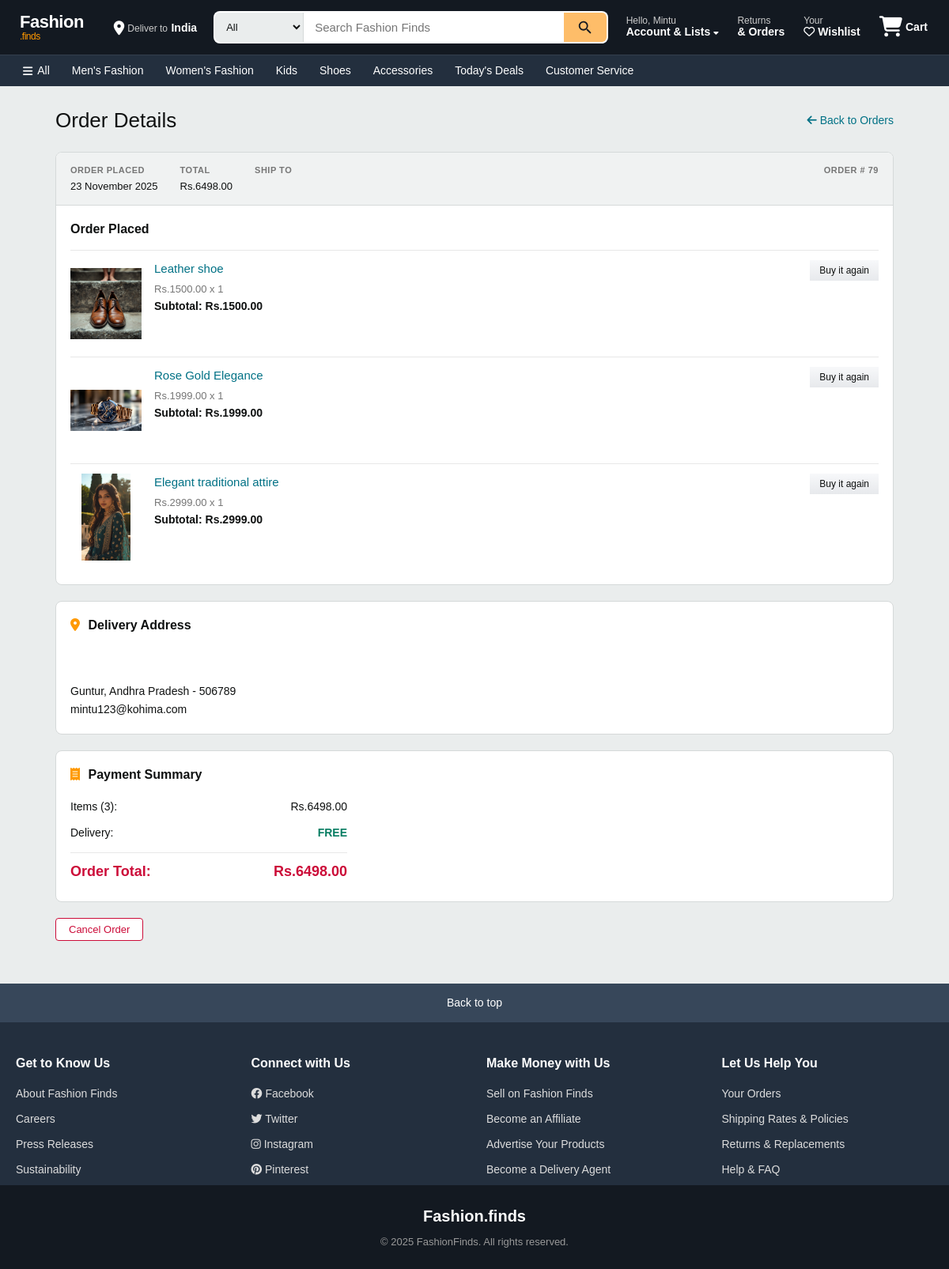
The app's page /order/79 (signed in) with its own data.
### app/models.py (models this page shows, shortened)
class User(db.Model, UserMixin):
    __tablename__ = 'users'
    id = db.Column(db.Integer, primary_key=True)
    name = db.Column(db.String(100), nullable=False)
    phone = db.Column(db.String(15), nullable=False)
    email = db.Column(db.String(100), unique=True, nullable=False)
    password = db.Column(db.String(255), nullable=False)
    address = db.Column(db.Text, nullable=False)
    state = db.Column(db.String(50), nullable=False)
    city = db.Column(db.String(50), nullable=False)
    pincode = db.Column(db.String(10), nullable=False)
    reset_token = db.Column(db.String(255), nullable=True)
    reset_token_expiry = db.Column(db.DateTime, nullable=True)
    approved = db.Column(db.Boolean, default=False)
    role = db.Column(db.String(10), nullable=False)

class Order(db.Model):
    __tablename__ = 'orders'
    id = db.Column(db.Integer, primary_key=True)
    user_id = db.Column(db.Integer, db.ForeignKey('users.id'), nullable=False)
    total_price = db.Column(db.Float, nullable=False)
    status = db.Column(db.String(50), nullable=False, default="Pending")  # ('Pending', 'Shipped', 'Delivered', 'Cancelled')
    order_date = db.Column(db.DateTime, nullable=False, default=lambda: datetime.now(timezone.utc))
    delivery_date = db.Column(db.DateTime, nullable=True)
    order_items = db.relationship('OrderItem', backref='order', lazy=True, cascade="all, delete-orphan")
    delivery_person_id = db.Column(db.Integer, db.ForeignKey('users.id'), nullable=True)
    customer_name = db.Column(db.String(100), nullable=False)
    address_line_1 = db.Column(db.String(100), nullable=False)
    state = db.Column(db.String(100), nullable=False)
    city = db.Column(db.String(100), nullable=False)
    pincode = db.Column(db.String(20), nullable=False)
    mail = db.Column(db.String(50), nullable=False)

class OrderItem(db.Model):
    __tablename__ = 'order_items'
    id = db.Column(db.Integer, primary_key=True)
    order_id = db.Column(db.Integer, db.ForeignKey('orders.id'), nullable=False)
    product_id = db.Column(db.Integer, db.ForeignKey('products.id'), nullable=False)
    quantity = db.Column(db.Integer, nullable=False, default=1)
    unit_price = db.Column(db.Float, nullable=False)  # Price at time of purchase
    subtotal = db.Column(db.Float, nullable=False)  # quantity * unit_price

class Product(db.Model):
    __tablename__ = 'products'
    id = db.Column(db.Integer, primary_key=True)
    product_name = db.Column(db.String(100), nullable=False)
    product_picture = db.Column(db.String(1000), nullable=False)
    current_price = db.Column(db.Float, nullable=False)
    previous_price = db.Column(db.Float, nullable=False)
    description = db.Column(db.String(2000), nullable=True)
    color = db.Column(db.String(15))
    rating = db.Column(db.Integer, default=0)
    sale = db.Column(db.Boolean, default=False)
    discount = db.Column(db.Integer, nullable=True, default=0)
    category = db.Column(db.String(100), nullable=False)
    brand_id = db.Column(db.Integer, db.ForeignKey('brands.id'), nullable=True)
    count = db.Column(db.Integer, nullable=False, default=0)
    quantity_size = db.relationship('ProductSize', backref='product', lazy=True, cascade="all, delete-orphan")
    carts = db.relationship('Cart', backref='cart_product', lazy=True, cascade="all, delete-orphan")
    wishlists = db.relationship('Wishlist', backref='wishlist_product', lazy=True, cascade="all, delete-orphan")
    order_items = db.relationship('OrderItem', backref='product', lazy=True, cascade="all, delete-orphan")

### app/views.py (the view)
@views.route('/order/<int:order_id>', methods=['GET'])
@login_required
def view_order_items(order_id):
    order = Order.query.get(order_id)
    if not order or order.user_id != current_user.id :
        flash('Order not found!', 'danger')
        return redirect(url_for('views.my_orders'))
    order_items = OrderItem.query.filter_by(order_id=order.id).all()
    return render_template('view_order.html', order=order, order_items=order_items)

### app/templates/view_order.html (shortened to what this page needs)
{% extends "base.html" %}
{% block content %}
<div class="orders-page">
    <div class="orders-header">
        <h1>Order Details</h1>
        <a href="{{ url_for('views.my_orders') }}" class="back-to-orders"><i class="fas fa-arrow-left"></i> Back to Orders</a>
    </div>
    <div class="order-card">
        <div class="order-card-header">
            <div class="order-header-col">
                <span class="order-header-label">ORDER PLACED</span>
                <span class="order-header-value">{{ order.order_date.strftime('%d %B %Y') }}</span>
            </div>
            <div class="order-header-col">
                <span class="order-header-label">TOTAL</span>
                <span class="order-header-value">Rs.{{ "%.2f"|format(order.total_price) }}</span>
            </div>
            <div class="order-header-col">
                <span class="order-header-label">SHIP TO</span>
            </div>
            <div class="order-header-col order-header-right">
                <span class="order-header-label">ORDER # {{ order.id }}</span>
            </div>
        </div>
        <div class="order-card-body">
            <div class="order-status-row">
                <span class="order-status
                    {% if order.status == 'Delivered' %} status-delivered
                    {% elif order.status == 'Cancelled' %} status-cancelled
                    {% elif order.status == 'In Transit' %} status-transit
                    {% else %} status-pending
                    {% endif %}">
                    {% if order.status == 'Delivered' %}
                        Delivered {{ order.delivery_date.strftime('%d %B %Y') if order.delivery_date else '' }}
                    {% elif order.status == 'In Transit' %}
                        In Transit
                    {% elif order.status == 'Cancelled' %}
                        Cancelled
                    {% else %}
                        Order Placed
                    {% endif %}
                </span>
            </div>
            {% for item in order_items %}
            <div class="order-item-row">
                <div class="order-item-image">
                    <a href="{{ url_for('views.product_info', product_id=item.product_id) }}">
                        <img src="{{ url_for('views.get_image', filename=item.product.product_picture) }}" alt="{{ item.product.product_name }}" onerror="this.src='https://via.placeholder.com/100x120?text=No+Image'">
                    </a>
                </div>
                <div class="order-item-info">
                    <a href="{{ url_for('views.product_info', product_id=item.product_id) }}" class="order-item-name">{{ item.product.product_name }}</a>
                    <div class="order-item-price">Rs.{{ "%.2f"|format(item.unit_price) }} x {{ item.quantity }}</div>
                    <div class="order-item-subtotal">Subtotal: Rs.{{ "%.2f"|format(item.subtotal) }}</div>
                </div>
                <div class="order-item-actions">
                    <a href="{{ url_for('views.product_info', product_id=item.product_id) }}" class="btn-amazon-secondary btn-sm">Buy it again</a>
                </div>
            </div>
            {% endfor %}
        </div>
    </div>
    <div class="order-card">
        <div class="order-detail-section">
            <h3 class="order-detail-title"><i class="fas fa-map-marker-alt"></i> Delivery Address</h3>
            <div class="order-address">
                <strong>{{ order.customer_name }}</strong><br>
                {{ order.address_line_1 }}<br>
                {{ order.city }}, {{ order.state }} - {{ order.pincode }}<br>
                {{ order.mail }}
            </div>
        </div>
    </div>
    <div class="order-card">
        <div class="order-detail-section">
            <h3 class="order-detail-title"><i class="fas fa-receipt"></i> Payment Summary</h3>
            <div class="order-payment-summary">
                <div class="payment-row">
                    <span>Items ({{ order_items|length }}):</span>
                    <span>Rs.{{ "%.2f"|format(order.total_price) }}</span>
                </div>
                <div class="payment-row">
                    <span>Delivery:</span>
                    <span class="free-text">FREE</span>
                </div>
                <div class="payment-row payment-total">
                    <span>Order Total:</span>
                    <span>Rs.{{ "%.2f"|format(order.total_price) }}</span>
                </div>
            </div>
        </div>
    </div>
    {% if order.status == 'Pending' or order.status == 'In Transit' %}
    <div class="order-action-bar">
        <form action="{{ url_for('views.cancel_order', order_id=order.id) }}" method="POST">
            <button type="submit" class="btn-cancel" onclick="return confirm('Are you sure you want to cancel this order?')">Cancel Order</button>
        </form>
    </div>
    {% endif %}
</div>
{% endblock %}

### app/templates/navbar.html (shortened to what this page needs)
<div class="nav-container">
    <div class="navbar-top">
        <div class="logo">
            <a href="/">Fashion<span class="logo-accent">.finds</span></a>
        </div>
        <div class="deliver-to">
            <i class="fas fa-location-dot"></i>
            <div>
                <span class="deliver-label">Deliver to</span>
                <span class="deliver-value">India</span>
            </div>
        </div>
        <div class="nav-search">
            <form action="{{ url_for('views.search') }}" method="GET" class="search-bar">
                <select name="category" class="search-category">
                    <option value="">All</option>
                </select>
                <input type="text" name="query" class="search-input"
                       placeholder="Search Fashion Finds" required>
                <button type="submit" class="search-button">
                </button>
            </form>
        </div>
        <div class="nav-actions">
            <div class="dropdown">
                <a href="{{ url_for('auth.account') }}" class="nav-action-item">
                    <span class="nav-action-label">Hello, {% if current_user.is_authenticated %}{{ current_user.name }}{% else %}sign in{% endif %}</span>
                    <span class="nav-action-value">Account & Lists <i class="fas fa-caret-down nav-dropdown-arrow"></i></span>
                </a>
            </div>
            <a href="{{ url_for('views.my_orders') }}" class="nav-action-item">
                <span class="nav-action-label">Returns</span>
                <span class="nav-action-value">& Orders</span>
            </a>
            <a href="/wishlist" class="nav-action-item">
                <span class="nav-action-label">Your</span>
                <span class="nav-action-value"><i class="far fa-heart"></i> Wishlist</span>
            </a>
            <a href="/cart" class="nav-cart">
                <span class="cart-icon-wrap">
                    <i class="fas fa-shopping-cart"></i>
                </span>
                <span class="cart-label">Cart</span>
            </a>
        </div>
    </div>
    <div class="navbar-bottom">
        <div class="navbar-bottom-inner">
            <a href="/" class="nav-cat-link"><i class="fas fa-bars"></i> All</a>
            <a href="{{ url_for('views.products_by_category', category_name='Men') }}" class="nav-cat-link">Men's Fashion</a>
            <a href="{{ url_for('views.products_by_category', category_name='Women') }}" class="nav-cat-link">Women's Fashion</a>
            <a href="{{ url_for('views.products_by_category', category_name='Kids') }}" class="nav-cat-link">Kids</a>
            <a href="{{ url_for('views.products_by_category', category_name='Shoes') }}" class="nav-cat-link">Shoes</a>
            <a href="{{ url_for('views.products_by_category', category_name='Accessories') }}" class="nav-cat-link">Accessories</a>
            <a href="{{ url_for('views.search') }}?query=sale" class="nav-cat-link">Today's Deals</a>
            <a href="{{ url_for('views.contact') }}" class="nav-cat-link">Customer Service</a>
        </div>
    </div>
</div>

### records on screen
User: name "Mintu"
Order: order_date "23 November 2025", total_price "6498.00", id "79", city "Guntur", state "Andhra Pradesh", pincode "506789", mail "mintu123@kohima.com"
OrderItem: product_picture (picture), product.product_name "Leather shoe", unit_price "1500.00", quantity "1", subtotal "1500.00"
OrderItem: product_picture (picture), product.product_name "Rose Gold Elegance", unit_price "1999.00", quantity "1", subtotal "1999.00"
OrderItem: product_picture (picture), product.product_name "Elegant traditional attire", unit_price "2999.00", quantity "1", subtotal "2999.00"

### other values on screen
{{ order_items|length }} "3"
